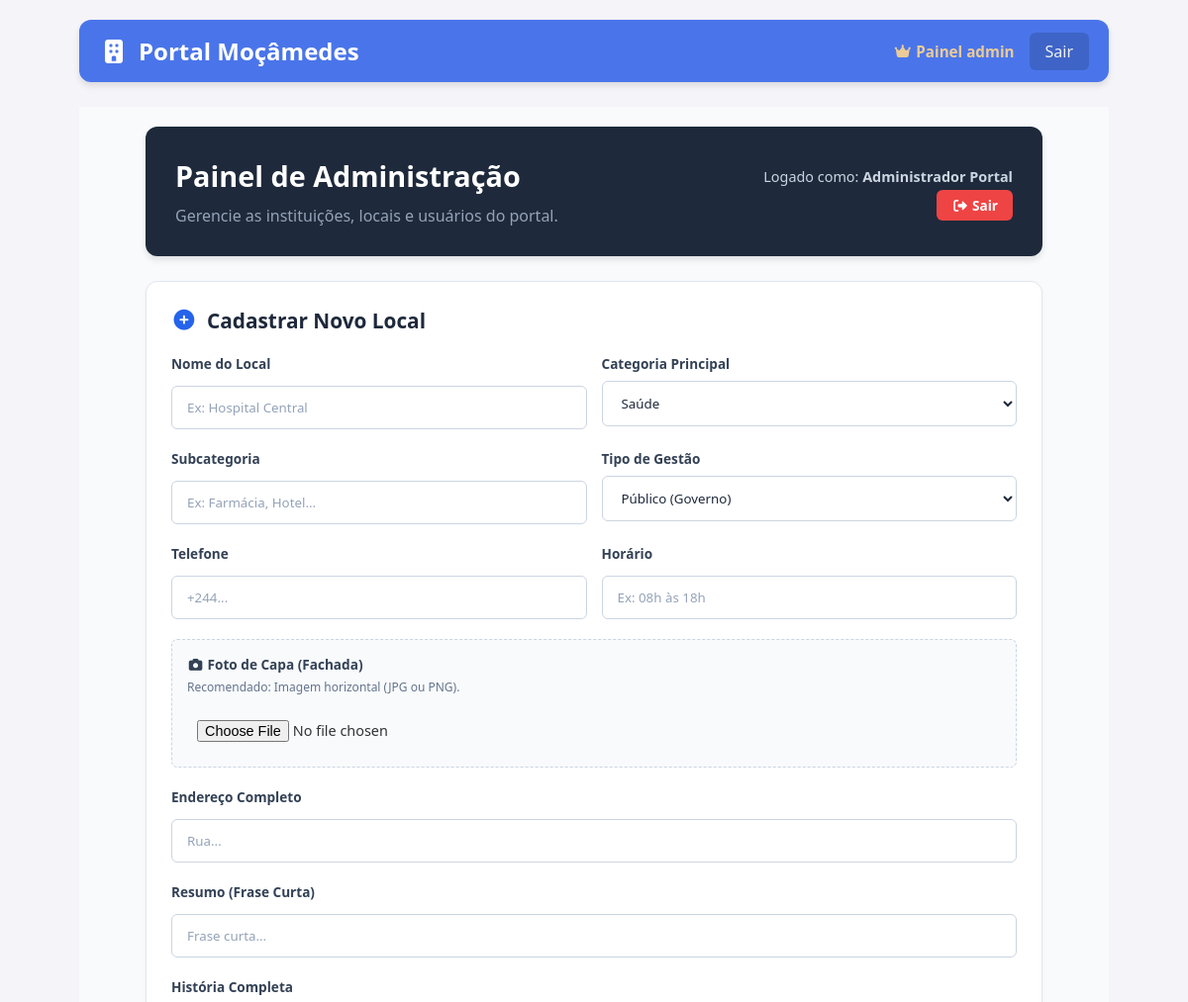
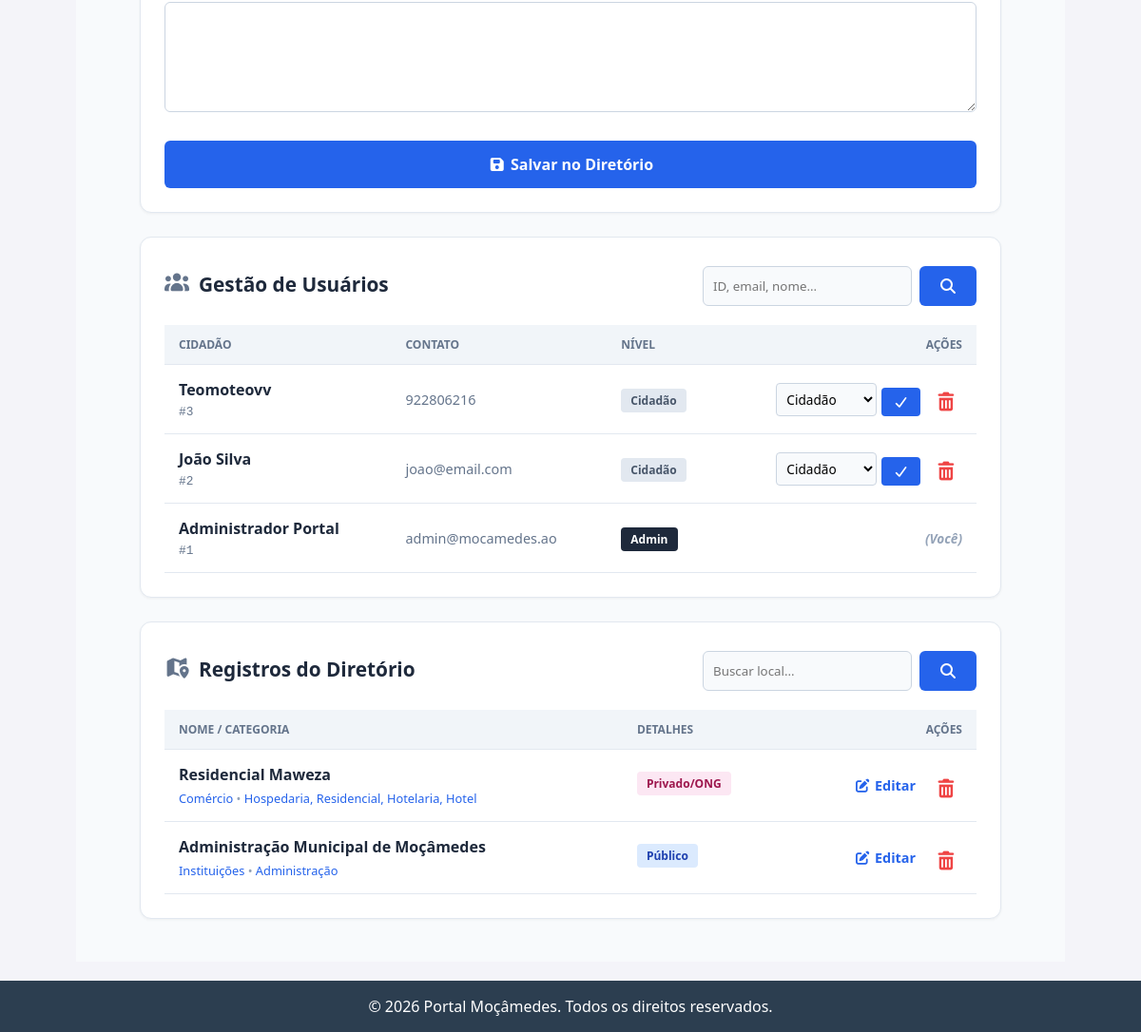
Page /admin (signed in) on the committed database (2 pictures, top to bottom).
### tables this page shows
CREATE TABLE usuarios (
    id INTEGER PRIMARY KEY AUTOINCREMENT,
    nome TEXT NOT NULL,
    email TEXT UNIQUE,    -- Não é mais NOT NULL (pode ser vazio)
    telefone TEXT UNIQUE, -- Novo campo de login
    senha TEXT NOT NULL,
    funcao TEXT DEFAULT 'cidadao',
    foto_perfil TEXT DEFAULT 'default_profile.png',
    bio TEXT,
    data_cadastro TIMESTAMP DEFAULT CURRENT_TIMESTAMP
);

CREATE TABLE diretorio (
    id INTEGER PRIMARY KEY AUTOINCREMENT,
    nome TEXT NOT NULL,
    categoria TEXT NOT NULL,    -- Ex: Saúde, Educação, Comércio
    subcategoria TEXT,          -- Ex: Farmácia, Hotel, Escola Primária
    tipo TEXT NOT NULL,         -- 'Publico' ou 'Privado'
    endereco TEXT,
    telefone TEXT,
    horario TEXT,               -- Ex: "08:00 - 18:00"
    descricao_curta TEXT,       -- Resumo para o card
    historia_completa TEXT,     -- Texto longo para a página de detalhes
    imagem_capa TEXT DEFAULT 'default_cover.jpg',
    media_avaliacao REAL DEFAULT 0, -- Média de estrelas (será calculado na Fase 3)
    autor_id INTEGER,           -- Quem cadastrou (geralmente admin)
    data_cadastro TIMESTAMP DEFAULT CURRENT_TIMESTAMP,
    FOREIGN KEY (autor_id) REFERENCES usuarios (id)
);

### app.py (the view, shortened to what this page needs)
@app.route('/admin', methods=['GET', 'POST'])
def admin():
    if 'user_id' not in session or session.get('user_funcao') not in ['admin', 'mod']:
        flash('Acesso negado. Área restrita.')
        return redirect(url_for('login'))
    conn = get_db_connection()
    busca_user = request.args.get('q_user', '').strip()
    if busca_user:
        if busca_user.startswith('#'):
            id_limpo = busca_user.replace('#', '')
            sql_users = 'SELECT * FROM usuarios WHERE id = ?'
            params_users = [id_limpo]
        elif busca_user.isdigit() and len(busca_user) <= 4:
            sql_users = 'SELECT * FROM usuarios WHERE id = ?'
            params_users = [int(busca_user)]
        else:
            sql_users = 'SELECT * FROM usuarios WHERE nome LIKE ? OR email LIKE ? OR telefone LIKE ? ORDER BY nome'
            termo_user = f'%{busca_user}%'
            params_users = [termo_user, termo_user, termo_user]
    else:
        sql_users = 'SELECT * FROM usuarios ORDER BY id DESC LIMIT 3'
        params_users = []
    usuarios = conn.execute(sql_users, params_users).fetchall()
    busca_dir = request.args.get('q_dir', '').strip()
    if busca_dir:
        sql_dir = 'SELECT * FROM diretorio WHERE nome LIKE ? ORDER BY nome'
        termo_dir = f'%{busca_dir}%'
        params_dir = [termo_dir]
    else:
        sql_dir = 'SELECT * FROM diretorio ORDER BY id DESC LIMIT 2'
        params_dir = []
    diretorio = conn.execute(sql_dir, params_dir).fetchall()
    postagens = conn.execute('SELECT * FROM postagens ORDER BY data_criacao DESC').fetchall()
    conn.close()
    return render_template('admin.html', usuario=session.get('user_nome', ''), usuarios=usuarios, postagens=postagens, itens_diretorio=diretorio, itens=diretorio)

### templates/admin.html (shortened to what this page needs)
{% extends "base.html" %}
{% block content %}
<div class="admin-page-bg">
    <div class="container" style="max-width: 1000px; margin: 0 auto; padding: 0 15px;">
        <div class="admin-header-dark" style="display: flex; justify-content: space-between; align-items: center; flex-wrap: wrap; gap: 15px;">
            <div>
                <h1>Painel de Administração</h1>
                <p>Gerencie as instituições, locais e usuários do portal.</p>
            </div>
            <div style="text-align: right;">
                <span style="color: #cbd5e1; font-size: 0.9rem; display: block; margin-bottom: 8px;">Logado como: <strong>{{ usuario }}</strong></span>
                <a href="/logout" style="background: #ef4444; color: white; padding: 6px 15px; border-radius: 6px; text-decoration: none; font-weight: bold; font-size: 0.85rem;"><i class="fas fa-sign-out-alt"></i> Sair</a>
            </div>
        </div>
        <div class="admin-card-white">
            <h2 class="admin-card-title"><i class="fas fa-plus-circle"></i> Cadastrar Novo Local</h2>
            <form method="POST" action="/admin" enctype="multipart/form-data" class="admin-form-grid">
                <div>
                    <label class="admin-label">Nome do Local</label>
                    <input type="text" name="nome" class="admin-input-light" required placeholder="Ex: Hospital Central">
                </div>
                <div>
                    <label class="admin-label">Categoria Principal</label>
                    <select name="categoria" class="admin-input-light">
                        <option value="Saúde">Saúde</option>
                    </select>
                </div>
                <div>
                    <label class="admin-label">Subcategoria</label>
                    <input type="text" name="subcategoria" class="admin-input-light" placeholder="Ex: Farmácia, Hotel...">
                </div>
                <div>
                    <label class="admin-label">Tipo de Gestão</label>
                    <select name="tipo" class="admin-input-light">
                        <option value="Publico">Público (Governo)</option>
                    </select>
                </div>
                <div>
                    <label class="admin-label">Telefone</label>
                    <input type="text" name="telefone" class="admin-input-light" placeholder="+244...">
                </div>
                <div>
                    <label class="admin-label">Horário</label>
                    <input type="text" name="horario" class="admin-input-light" placeholder="Ex: 08h às 18h">
                </div>
                <div class="full-width" style="background: #f8fafc; padding: 15px; border: 1px dashed #cbd5e1; border-radius: 6px; margin-bottom: 20px;">
                    <label class="admin-label" style="margin-bottom: 5px;"><i class="fas fa-camera"></i> Foto de Capa (Fachada)</label>
                    <p style="font-size: 0.75rem; color: #64748b; margin-top: 0; margin-bottom: 10px;">Recomendado: Imagem horizontal (JPG ou PNG).</p>
                    <input type="file" name="imagem" accept="image/*" style="width: 100%; font-size: 0.9rem;">
                </div>
                <div class="full-width">
                    <label class="admin-label">Endereço Completo</label>
                    <input type="text" name="endereco" class="admin-input-light" placeholder="Rua...">
                </div>
                <div class="full-width">
                    <label class="admin-label">Resumo (Frase Curta)</label>
                    <input type="text" name="descricao" class="admin-input-light" maxlength="100" placeholder="Frase curta...">
                </div>
                <div class="full-width">
                    <label class="admin-label">História Completa</label>
                    <textarea name="historia" rows="5" class="admin-input-light"></textarea>
                </div>
                <div class="full-width">
                    <button type="submit" class="admin-btn-blue"><i class="fas fa-save"></i> Salvar no Diretório</button>
                </div>
            </form>
        </div>
        {% if session.get('user_funcao') == 'admin' %}
        <div class="admin-card-white">
            <div style="display: flex; justify-content: space-between; align-items: center; flex-wrap: wrap; gap: 15px; margin-bottom: 20px;">
                <h2 class="admin-card-title" style="margin: 0;"><i class="fas fa-users" style="color: #64748b;"></i> Gestão de Usuários</h2>
                <form action="/admin" method="GET" style="display: flex; gap: 8px;">
                    <input type="text" name="q_user" placeholder="ID, email, nome..." value="{{ request.args.get('q_user', '') }}" style="padding: 10px; border: 1px solid #cbd5e1; border-radius: 6px; background: #f8fafc; outline: none;">
                    <button type="submit" class="admin-btn-blue" style="padding: 10px 20px; width: auto;"><i class="fas fa-search"></i></button>
                </form>
            </div>
            <div class="admin-table-container">
                <table class="admin-table">
                    <thead>
                        <tr>
                            <th>Cidadão</th>
                            <th>Contato</th>
                            <th>Nível</th>
                            <th style="text-align: right;">Ações</th>
                        </tr>
                    </thead>
                    <tbody>
                        {% for u in usuarios %}
                        <tr>
                            <td>
                                <p class="admin-item-title">{{ u.nome }}</p>
                                <p class="admin-item-cat" style="color: #64748b; font-family: monospace;">#{{ u.id }}</p>
                            </td>
                            <td><p class="admin-item-address">{{ u.email or u.telefone }}</p></td>
                            <td>
                                {% if u.funcao == 'admin' %}
                                    <span style="background: #1e293b; color: white; padding: 4px 10px; border-radius: 4px; font-size: 0.75rem; font-weight: bold;">Admin</span>
                                {% elif u.funcao == 'mod' %}
                                    <span style="background: #2563eb; color: white; padding: 4px 10px; border-radius: 4px; font-size: 0.75rem; font-weight: bold;">Moderador</span>
                                {% else %}
                                    <span style="background: #e2e8f0; color: #475569; padding: 4px 10px; border-radius: 4px; font-size: 0.75rem; font-weight: bold;">Cidadão</span>
                                {% endif %}
                            </td>
                            <td style="text-align: right;">
                                {% if u.id != session['user_id'] %}
                                <div style="display: flex; gap: 10px; align-items: center; justify-content: flex-end;">
                                    <form action="/admin/promover/{{ u.id }}" method="POST" style="margin: 0; display: flex; gap: 5px;">
                                        <select name="papel" style="padding: 6px; border: 1px solid #cbd5e1; border-radius: 4px; background: #f8fafc; font-size: 0.85rem;">
                                            <option value="cidadao" {% if u.funcao == 'cidadao' %}selected{% endif %}>Cidadão</option>
                                        </select>
                                        <button type="submit" style="background: #2563eb; color: white; border: none; padding: 6px 12px; border-radius: 4px; cursor: pointer;" title="Salvar Nível"><i class="fas fa-check"></i></button>
                                    </form>
                                    <form action="/admin/deletar_usuario/{{ u.id }}" method="POST" style="margin: 0;">
                                        <button type="submit" class="admin-btn-trash" onclick="return confirm('ATENÇÃO! Apagar usuário e publicações?');" title="Excluir Usuário">
                                            <i class="fas fa-trash-alt"></i>
                                        </button>
                                    </form>
                                </div>
                                {% else %}
                                    <em style="color: #94a3b8; font-size: 0.85rem; font-weight: bold;">(Você)</em>
                                {% endif %}
                            </td>
                        </tr>
                        {% else %}
                        <tr><td colspan="4" style="text-align: center; color: #64748b; padding: 20px;">Nenhum usuário encontrado na busca.</td></tr>
                        {% endfor %}
                    </tbody>
                </table>
            </div>
        </div>
        {% endif %}
        <div class="admin-card-white">
            <div style="display: flex; justify-content: space-between; align-items: center; flex-wrap: wrap; gap: 15px; margin-bottom: 20px;">
                <h2 class="admin-card-title" style="margin: 0;"><i class="fas fa-map-marked-alt" style="color: #64748b;"></i> Registros do Diretório</h2>
                <form action="/admin" method="GET" style="display: flex; gap: 8px;">
                    <input type="text" name="q_dir" placeholder="Buscar local..." value="{{ request.args.get('q_dir', '') }}" style="padding: 10px; border: 1px solid #cbd5e1; border-radius: 6px; background: #f8fafc; outline: none;">
                    <button type="submit" class="admin-btn-blue" style="padding: 10px 20px; width: auto;"><i class="fas fa-search"></i></button>
                </form>
            </div>
            <div class="admin-table-container">
                <table class="admin-table">
                    <thead>
                        <tr>
                            <th>Nome / Categoria</th>
                            <th>Detalhes</th>
                            <th style="text-align: right;">Ações</th>
                        </tr>
                    </thead>
                    <tbody>
                        {% for item in itens_diretorio %}
                        <tr>
                            <td>
                                <p class="admin-item-title">{{ item.nome }}</p>
                                <p class="admin-item-cat">{{ item.categoria }} <span style="color: #94a3b8;">&bull;</span> {{ item.subcategoria }}</p>
                            </td>
                            <td>
                                {% if item.tipo == 'Publico' %}
                                    <span style="background:#dbeafe; color:#1e40af; padding: 4px 10px; border-radius: 4px; font-size: 0.75rem; font-weight: bold; margin-bottom: 5px; display: inline-block;">Público</span>
                                {% else %}
                                    <span style="background:#fce7f3; color:#9d174d; padding: 4px 10px; border-radius: 4px; font-size: 0.75rem; font-weight: bold; margin-bottom: 5px; display: inline-block;">Privado/ONG</span>
                                {% endif %}
                            </td>
                            <td style="text-align: right;">
                                <div style="display: flex; gap: 15px; align-items: center; justify-content: flex-end;">
                                    <a href="/admin/editar_diretorio/{{ item.id }}" style="color: #2563eb; text-decoration: none; font-weight: bold; font-size: 0.9rem; transition: 0.2s;" onmouseover="this.style.color='#1e3a8a'" onmouseout="this.style.color='#2563eb'">
                                        <i class="fas fa-edit"></i> Editar
                                    </a>
                                    {% if session.get('user_funcao') == 'admin' %}
                                    <form action="/admin/deletar_diretorio/{{ item.id }}" method="POST" style="margin: 0;">
                                        <button type="submit" class="admin-btn-trash" onclick="return confirm('CUIDADO! Apagar local definitivamente?');">
                                            <i class="fas fa-trash-alt"></i>
                                        </button>
                                    </form>
                                    {% endif %}
                                </div>
                            </td>
                        </tr>
                        {% else %}
                        <tr>
                            <td colspan="3" style="text-align: center; color: #64748b; padding: 20px;">Nenhum local encontrado na busca.</td>
                        </tr>
                        {% endfor %}
                    </tbody>
                </table>
            </div>
        </div>
    </div>
</div>
{% endblock %}

### rows in the picture
usuarios: nome "Administrador Portal", id "1", email "admin@mocamedes.ao", funcao "Admin", shows "(Você)"
usuarios: nome "Teomoteovv", id "3", email+telefone "922806216", shows "Cidadão", papel "Cidadão"
usuarios: nome "João Silva", id "2", email "joao@email.com", shows "Cidadão", papel "Cidadão"
diretorio: nome "Residencial Maweza", categoria "Comércio", subcategoria "Hospedaria, Residencial, Hotelaria, Hotel", tipo "Privado/ONG"
diretorio: nome "Administração Municipal de Moçâmedes", categoria "Instituições", subcategoria "Administração", tipo "Público"
